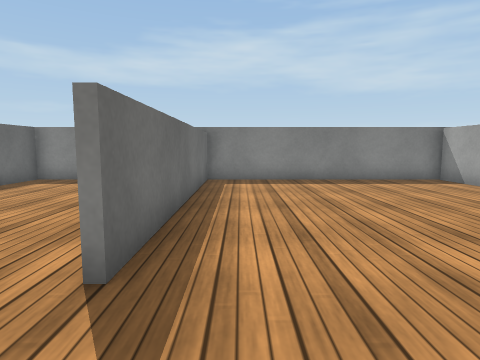
View 1 (above)

15 first-person views from a walk through a Unity game level. The camera is 0.59 m above the floor, tilts 6° down and sees 75° across. The floor is counted in squares, 0.5 m on a side. Each view is taken from the middle of a square. On the plan, view 1 faces up. The plan holds only what a view shows up to about 13 squares ahead; the rest is blank. Surface patterns are stand-ins for the level's own textures.

View 2
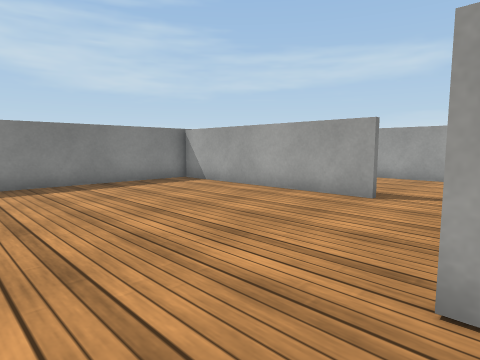

View 3
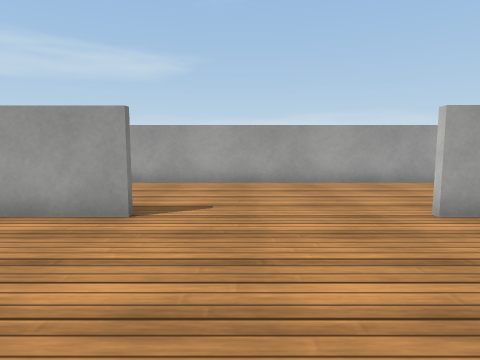

View 4
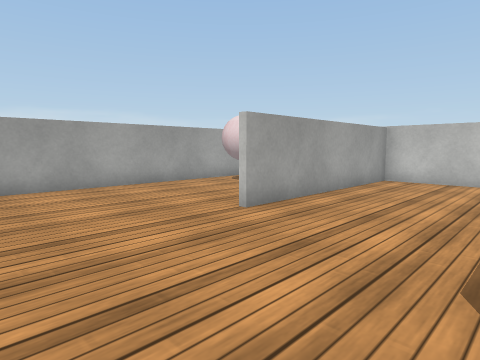

View 5
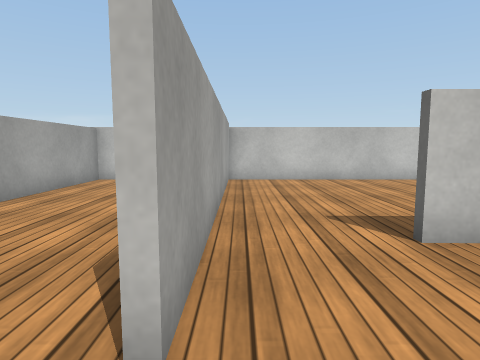

View 6
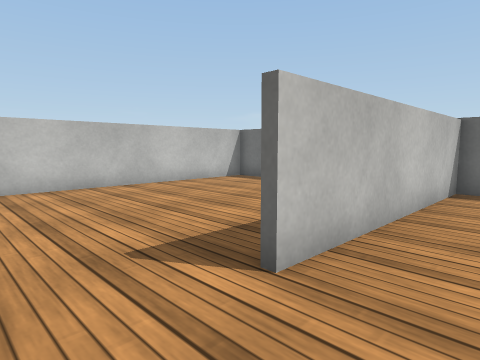

View 7
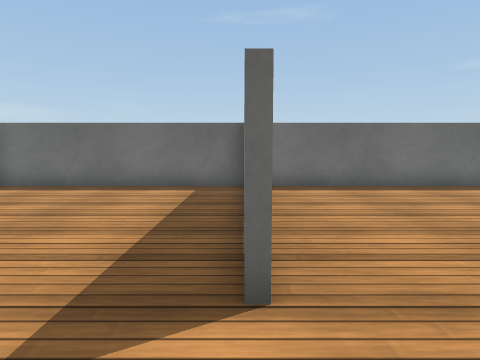

View 8
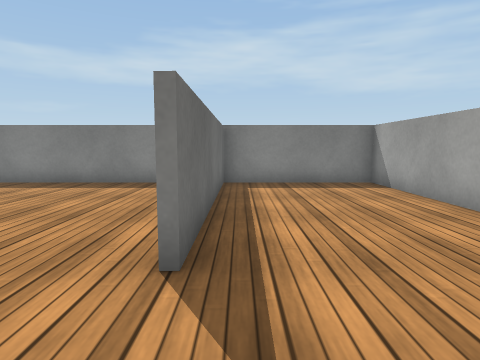

View 9
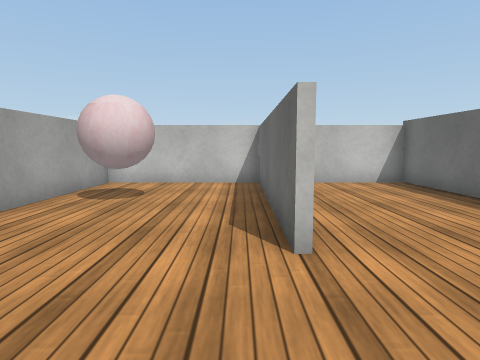

View 10
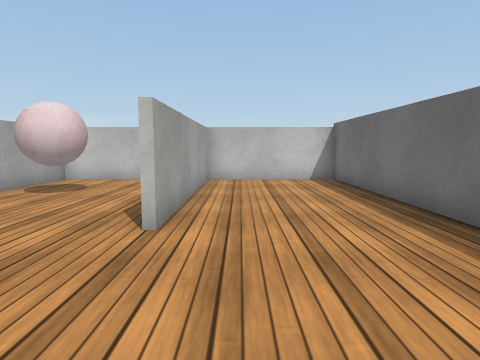

View 11
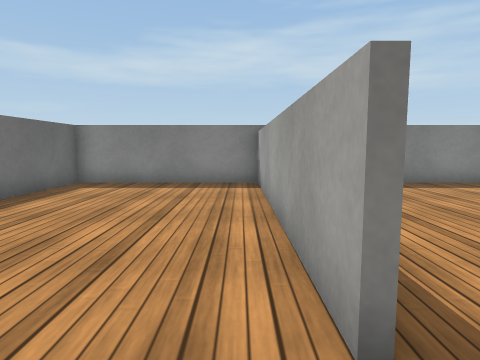

View 12
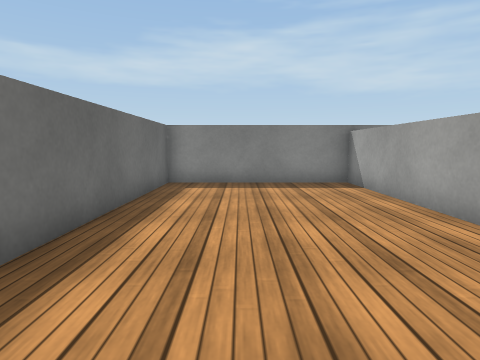

View 13
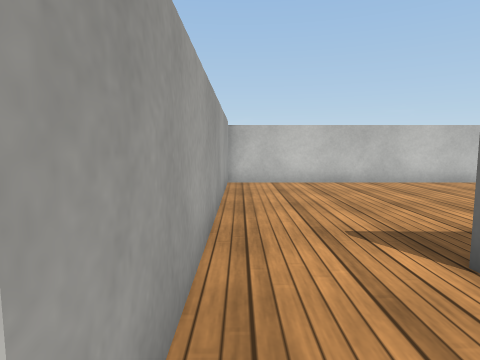

View 14
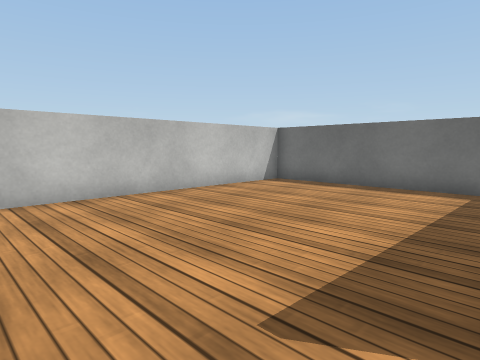

View 15
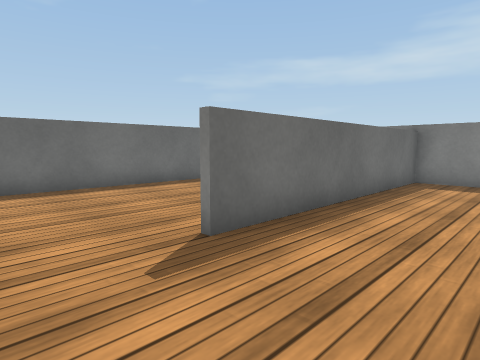

### Floor plan
Points are (right, up) in squares from view 1. A wall is a line through its corners. A room is listed if a view was taken in it or the views show most of it. See-through windows are left out.
Room 1 (views 1, 2, 3, 4, 5, 6, 7, 8, 9, 10, 11, 12, 13, 14, 15)
walls: (2.6, -1.2) (2.6, -8.5); (-1.4, 2.6) (-1.4, 11.4) (-7.4, 11.4) (-7.4, -0.7) (-0.1, -0.8); (7.2, 3.8) (7.3, 11.3); (7.4, -1.3) (7.4, -8.5); (2.4, -7.9) (2.4, 1.5); (7.5, 11.3) (7.4, 3.8); (-7.4, -0.9) (-7.4, -8.4) (12.4, -8.4) (12.4, 11.4) (-1.2, 11.4) (-1.2, 2.6); (7.2, -8.5) (7.2, -1.3)
low walls: (-3.3, -0.9) (-5.4, -0.9)
objects: ball (10, -5) to (11, -4)

Where each view was taken, in squares from view 1:
view 1: 0 up, 0 right, facing up
view 2: 1 up, 0 right, facing up-right
view 3: 2 up, 2 right, facing right
view 4: 3 up, 3 right, facing down-right
view 5: 3 up, 2 right, facing down
view 6: 1 up, 2 right, facing down-left
view 7: 1 down, 2 right, facing left
view 8: 1 up, 8 right, facing up
view 9: 2 up, 8 right, facing down
view 10: 3 up, 6 right, facing down
view 11: 1 up, 2 left, facing up
view 12: 1 up, 5 left, facing up
view 13: 2 up, 2 right, facing down
view 14: 1 down, 2 right, facing down-left
view 15: 0 up, 2 right, facing up-left
